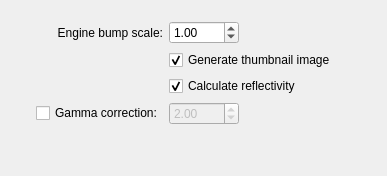
     <widget class="QWidget" name="tab_5">
      <attribute name="title">
       <string>Miscellaneous</string>
      </attribute>
      <layout class="QGridLayout" name="gridLayout_4">
       <item row="6" column="1">
        <widget class="QCheckBox" name="checkBox_gammaCorrection">
         <property name="text">
          <string>Gamma correction:</string>
         </property>
        </widget>
       </item>
       <item row="7" column="2">
        <spacer name="verticalSpacer_5">
         <property name="orientation">
          <enum>Qt::Vertical</enum>
         </property>
         <property name="sizeHint" stdset="0">
          <size>
           <width>20</width>
           <height>40</height>
          </size>
         </property>
        </spacer>
       </item>
       <item row="6" column="2">
        <widget class="QDoubleSpinBox" name="doubleSpinBox_gammaCorrection">
         <property name="enabled">
          <bool>false</bool>
         </property>
         <property name="maximumSize">
          <size>
           <width>70</width>
           <height>16777215</height>
          </size>
         </property>
         <property name="value">
          <double>2.000000000000000</double>
         </property>
        </widget>
       </item>
       <item row="1" column="2">
        <widget class="QDoubleSpinBox" name="doubleSpinBox_bumpMappingScale">
         <property name="maximumSize">
          <size>
           <width>70</width>
           <height>16777215</height>
          </size>
         </property>
         <property name="value">
          <double>1.000000000000000</double>
         </property>
        </widget>
       </item>
       <item row="4" column="2">
        <widget class="QCheckBox" name="checkBox_reflectivity">
         <property name="minimumSize">
          <size>
           <width>0</width>
           <height>0</height>
          </size>
         </property>
         <property name="text">
          <string>Calculate reflectivity</string>
         </property>
         <property name="checked">
          <bool>true</bool>
         </property>
        </widget>
       </item>
       <item row="1" column="1">
        <widget class="QLabel" name="label_16">
         <property name="text">
          <string>Engine bump scale:</string>
         </property>
         <property name="alignment">
          <set>Qt::AlignRight|Qt::AlignTrailing|Qt::AlignVCenter</set>
         </property>
        </widget>
       </item>
       <item row="4" column="3">
        <spacer name="horizontalSpacer_2">
         <property name="orientation">
          <enum>Qt::Horizontal</enum>
         </property>
         <property name="sizeHint" stdset="0">
          <size>
           <width>40</width>
           <height>20</height>
          </size>
         </property>
        </spacer>
       </item>
       <item row="3" column="2">
        <widget class="QCheckBox" name="checkBox_thumbnailImage">
         <property name="minimumSize">
          <size>
           <width>0</width>
           <height>0</height>
          </size>
         </property>
         <property name="text">
          <string>Generate thumbnail image</string>
         </property>
         <property name="checked">
          <bool>true</bool>
         </property>
        </widget>
       </item>
       <item row="1" column="0">
        <spacer name="horizontalSpacer_9">
         <property name="orientation">
          <enum>Qt::Horizontal</enum>
         </property>
         <property name="sizeType">
          <enum>QSizePolicy::Fixed</enum>
         </property>
         <property name="sizeHint" stdset="0">
          <size>
           <width>25</width>
           <height>20</height>
          </size>
         </property>
        </spacer>
       </item>
       <item row="0" column="2">
        <spacer name="verticalSpacer_8">
         <property name="orientation">
          <enum>Qt::Vertical</enum>
         </property>
         <property name="sizeType">
          <enum>QSizePolicy::Fixed</enum>
         </property>
         <property name="sizeHint" stdset="0">
          <size>
           <width>20</width>
           <height>10</height>
          </size>
         </property>
        </spacer>
       </item>
      </layout>
     </widget>
